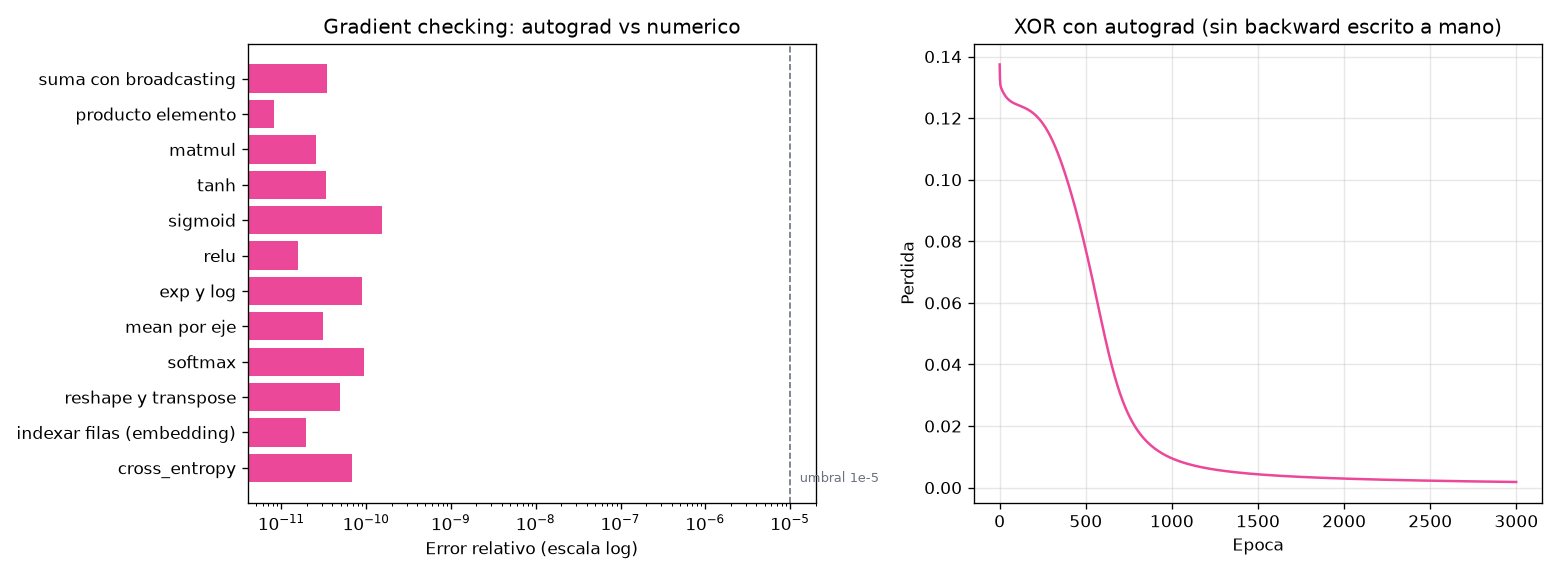

Python code for this plot:
"""
LECCION 4.1 - AUTOGRAD: EL BACKWARD AUTOMATICO
==============================================

Objetivo: dejar de escribir el backward a mano.

En la 1.3 escribiste el backward de una red de 2 capas linea por linea
(dA2, dZ2, dW2...). En la 3.5 y la 3.6 lo hiciste otra vez para la RNN
y para la atencion, y cada vez hubo que verificarlo con gradient
checking porque es facil equivocarse. Un transformer tiene decenas de
operaciones: escribir su backward a mano no es practico.

La idea de AUTOGRAD (diferenciacion automatica):
  1. Cada operacion del forward ANOTA de donde salio su resultado.
     Asi el forward construye un GRAFO de calculo.
  2. Cada operacion sabe su propia derivada LOCAL (la suma pasa el
     gradiente igual, la multiplicacion lo multiplica por el otro
     factor, tanh por 1 - t^2...).
  3. backward() recorre el grafo al reves aplicando la regla de la
     cadena: gradiente que llega x derivada local.
Es lo que hacen PyTorch, JAX y TensorFlow. Aqui lo construimos con
escalares (clase Valor) y luego con arrays (mini_autograd.py).
"""

import time

import matplotlib.pyplot as plt
import numpy as np

from mini_autograd import Tensor, cross_entropy, parametros_en_cero

np.random.seed(42)


# ============================================================
# PARTE 1: UN NUMERO QUE RECUERDA DE DONDE VIENE
# ============================================================
# Un Valor guarda su numero (dato), su gradiente (grad), los Valores de
# los que salio (previos) y una funcion _atras que reparte el gradiente
# hacia ellos.

class Valor:
    def __init__(self, dato, previos=(), op="", nombre=""):
        self.dato = dato
        self.grad = 0.0
        self.previos = previos
        self.op = op
        self.nombre = nombre
        self._atras = lambda: None

    def __repr__(self):
        return f"Valor({self.nombre}={self.dato:.4f}, grad={self.grad:.4f})"

    def __add__(self, otro):
        otro = otro if isinstance(otro, Valor) else Valor(otro)
        salida = Valor(self.dato + otro.dato, (self, otro), "+")

        def _atras():
            self.grad += 1.0 * salida.grad             # d(a+b)/da = 1
            otro.grad += 1.0 * salida.grad             # d(a+b)/db = 1
        salida._atras = _atras
        return salida

    def __mul__(self, otro):
        otro = otro if isinstance(otro, Valor) else Valor(otro)
        salida = Valor(self.dato * otro.dato, (self, otro), "*")

        def _atras():
            self.grad += otro.dato * salida.grad       # d(a*b)/da = b
            otro.grad += self.dato * salida.grad       # d(a*b)/db = a
        salida._atras = _atras
        return salida

    def tanh(self):
        t = np.tanh(self.dato)
        salida = Valor(t, (self,), "tanh")

        def _atras():
            self.grad += (1 - t ** 2) * salida.grad    # derivada de tanh (leccion 1.5)
        salida._atras = _atras
        return salida

    def backward(self):
        # orden topologico: cada nodo aparece DESPUES de los nodos de los que depende
        orden, visitados = [], set()

        def construir(v):
            if v not in visitados:
                visitados.add(v)
                for p in v.previos:
                    construir(p)
                orden.append(v)
        construir(self)

        self.grad = 1.0                                # dL/dL = 1
        for v in reversed(orden):                      # de la salida hacia las entradas
            v._atras()


# Una neurona con 2 entradas: L = tanh(x1*w1 + x2*w2 + b)
x1, x2 = Valor(2.0, nombre="x1"), Valor(0.0, nombre="x2")
w1, w2 = Valor(-3.0, nombre="w1"), Valor(1.0, nombre="w2")
b = Valor(6.8813735870195432, nombre="b")
z = x1 * w1 + x2 * w2 + b
z.nombre = "z"
L = z.tanh()
L.nombre = "L"
L.backward()

print("PARTE 1: una neurona escalar")
print(f"  z = {z.dato:.4f}   L = tanh(z) = {L.dato:.4f}")
for v in [w1, w2, b, x1, x2]:
    print(f"  dL/d{v.nombre} = {v.grad:+.4f}")

# Comprobacion a mano con la regla de la cadena:
#   dL/dz = 1 - tanh(z)^2,  dL/dw1 = dL/dz * x1,  dL/dw2 = dL/dz * x2
dL_dz = 1 - L.dato ** 2
print(f"  A mano: dL/dz = {dL_dz:.4f}, dL/dw1 = {dL_dz * x1.dato:+.4f}, dL/dw2 = {dL_dz * x2.dato:+.4f}")


# ============================================================
# PARTE 2: POR QUE "+=": UN VALOR USADO DOS VECES
# ============================================================
# Si un valor se usa en dos lugares, recibe gradiente por los dos caminos
# y hay que SUMARLOS (es la regla de la cadena multivariable). Con "="
# el segundo camino pisaria al primero.

a = Valor(3.0, nombre="a")
f = a * a + a                                      # f = a^2 + a  ->  df/da = 2a + 1 = 7
f.backward()
print(f"\nPARTE 2: f = a*a + a con a = 3  ->  df/da = {a.grad} (esperado 2*3 + 1 = 7)")


# ============================================================
# PARTE 3: LO MISMO CON ARRAYS (mini_autograd.py)
# ============================================================
# Un Tensor es un Valor que guarda un array entero. Las reglas son las
# mismas, pero cada operacion de matrices tiene su derivada "en bloque"
# (la de X @ W es la de la 1.3: X.T @ delta). Lo comprobamos operacion
# por operacion contra el gradiente numerico (gradient checking, 1.3):
#     dL/dx ~ (L(x + h) - L(x - h)) / 2h

def gradiente_numerico(f, x, h=1e-5):
    g = np.zeros_like(x)
    for i in np.ndindex(x.shape):
        viejo = x[i]
        x[i] = viejo + h
        mas = f(x)
        x[i] = viejo - h
        menos = f(x)
        x[i] = viejo
        g[i] = (mas - menos) / (2 * h)
    return g


def comprobar(nombre, construir, forma):
    """construir(t) arma una expresion con el Tensor t y devuelve un escalar."""
    x = np.random.randn(*forma)
    t = Tensor(x.copy())
    construir(t).backward()
    num = gradiente_numerico(lambda arr: construir(Tensor(arr)).data.item(), x.copy())
    error = np.max(np.abs(t.grad - num)) / (np.max(np.abs(num)) + 1e-12)
    print(f"  {nombre:<28} error relativo = {error:.1e}")
    return error


M = np.random.randn(4, 3)
pesos_s = np.random.randn(5, 4)
print("\nPARTE 3: gradient checking de cada operacion")
pruebas = {
    "suma con broadcasting": (lambda t: ((t + Tensor(np.ones(3))) ** 2).sum(), (5, 3)),
    "producto elemento": (lambda t: (t * Tensor(M)).sum(), (4, 3)),
    "matmul": (lambda t: ((t @ Tensor(M)) ** 2).sum(), (5, 4)),
    "tanh": (lambda t: t.tanh().sum(), (3, 4)),
    "sigmoid": (lambda t: t.sigmoid().sum(), (3, 4)),
    "relu": (lambda t: (t.relu() * Tensor(M)).sum(), (4, 3)),
    "exp y log": (lambda t: (t.exp() + 1.0).log().sum(), (3, 4)),
    "mean por eje": (lambda t: (t.mean(axis=1) ** 2).sum(), (4, 3)),
    "softmax": (lambda t: (t.softmax() * Tensor(pesos_s)).sum(), (5, 4)),
    "reshape y transpose": (lambda t: (t.reshape(4, 3).transpose(1, 0) @ Tensor(M)).sum(), (2, 6)),
    "indexar filas (embedding)": (lambda t: (t[np.array([0, 2, 2, 1])] ** 2).sum(), (3, 4)),
    "cross_entropy": (lambda t: cross_entropy(t, np.array([1, 0, 3, 2, 2])), (5, 4)),
}
errores = {nombre: comprobar(nombre, f, forma) for nombre, (f, forma) in pruebas.items()}


# ============================================================
# PARTE 4: LA RED XOR DE LA 1.3, SIN ESCRIBIR EL BACKWARD
# ============================================================
# La misma red (2 -> 4 sigmoid -> 1 sigmoid), la misma perdida
# (1/2 * promedio del error al cuadrado) y la misma tasa. Solo el
# forward: los gradientes los calcula backward().

def generar_datos_xor(n_por_nube=50, dispersion=0.15):
    centros = np.array([[0.0, 0.0], [1.0, 1.0], [0.0, 1.0], [1.0, 0.0]])
    etiquetas = [0, 0, 1, 1]
    nubes = [np.random.randn(n_por_nube, 2) * dispersion + c for c in centros]
    X = np.vstack(nubes)
    y = np.hstack([np.full(n_por_nube, e, dtype=float) for e in etiquetas])
    indices = np.random.permutation(len(X))
    return X[indices], y[indices]


X, y = generar_datos_xor()
Y = y.reshape(-1, 1)

W1 = Tensor(np.random.randn(2, 4), nombre="W1")
b1 = Tensor(np.zeros(4), nombre="b1")
W2 = Tensor(np.random.randn(4, 1), nombre="W2")
b2 = Tensor(np.zeros(1), nombre="b2")
parametros = [W1, b1, W2, b2]


def forward(X):
    a1 = (Tensor(X) @ W1 + b1).sigmoid()
    return (a1 @ W2 + b2).sigmoid()


def perdida(a2, Y):
    return ((a2 - Y) ** 2).mean() * 0.5


# El backward manual de la 1.3, para comparar en el primer paso
def backward_manual(X, Y):
    a1 = 1 / (1 + np.exp(-(X @ W1.data + b1.data)))
    a2 = 1 / (1 + np.exp(-(a1 @ W2.data + b2.data)))
    dZ2 = (a2 - Y) / len(Y) * a2 * (1 - a2)
    dZ1 = dZ2 @ W2.data.T * a1 * (1 - a1)
    return [X.T @ dZ1, dZ1.sum(axis=0), a1.T @ dZ2, dZ2.sum(axis=0)]


TASA, EPOCAS = 2.0, 3000
historial = []
inicio = time.time()
for epoca in range(EPOCAS):
    parametros_en_cero(parametros)                 # los gradientes se ACUMULAN: hay que limpiarlos
    a2 = forward(X)
    L = perdida(a2, Y)
    L.backward()
    if epoca == 0:
        manual = backward_manual(X, Y)
        dif = max(np.max(np.abs(p.grad - m)) for p, m in zip(parametros, manual))
        print(f"\nPARTE 4: diferencia autograd vs backward manual de la 1.3 = {dif:.1e}")
    for p in parametros:
        p.data -= TASA * p.grad
    historial.append(L.data.item())
    if epoca % 500 == 0:
        exactitud = np.mean((a2.data > 0.5) == Y)
        print(f"  Epoca {epoca:4d} | perdida={historial[-1]:.5f} | accuracy={exactitud:.2%}")
duracion = time.time() - inicio
exactitud = np.mean((forward(X).data > 0.5) == Y)
print(f"  Final: perdida={historial[-1]:.5f}, accuracy={exactitud:.2%}, {duracion:.2f} s")


# ============================================================
# PARTE 5: CUANTO CUESTA LA COMODIDAD
# ============================================================
# Autograd crea un objeto por operacion y recorre el grafo en Python.
# Medimos el tiempo de un paso (forward + backward) contra el manual.

def tiempo(fn, repeticiones=2000):
    t0 = time.perf_counter()
    for _ in range(repeticiones):
        fn()
    return (time.perf_counter() - t0) / repeticiones * 1e6


def paso_auto():
    parametros_en_cero(parametros)
    perdida(forward(X), Y).backward()


t_auto = tiempo(paso_auto)
t_manual = tiempo(lambda: backward_manual(X, Y))
print(f"\nPARTE 5: un paso con autograd = {t_auto:.0f} us, manual = {t_manual:.0f} us "
      f"({t_auto / t_manual:.1f} veces mas lento)")


# ============================================================
# PARTE 6: GRAFICOS
# ============================================================
fig, (ax1, ax2) = plt.subplots(1, 2, figsize=(13, 4.8))

nombres = list(errores)
ax1.barh(nombres, [max(e, 1e-16) for e in errores.values()], color="#EC4899")
ax1.set_xscale("log")
ax1.axvline(1e-5, color="#6B7280", linestyle="--", linewidth=1)
ax1.text(1.3e-5, len(nombres) - 0.6, "umbral 1e-5", fontsize=8, color="#6B7280")
ax1.invert_yaxis()
ax1.set_title("Gradient checking: autograd vs numerico")
ax1.set_xlabel("Error relativo (escala log)")

ax2.plot(historial, color="#EC4899")
ax2.set_title("XOR con autograd (sin backward escrito a mano)")
ax2.set_xlabel("Epoca")
ax2.set_ylabel("Perdida")
ax2.grid(alpha=0.3)

plt.tight_layout()
plt.savefig("19_autograd.png", dpi=120)
print("\nGrafico guardado en: 19_autograd.png")
print("Abriendo ventana con el grafico... (cierrala para que el script termine)")
plt.show()


# ============================================================
# CONCEPTOS CLAVE
# ============================================================
print("""
CONCEPTOS CLAVE DE ESTA LECCION:
1. El forward construye un grafo: cada resultado recuerda de donde salio
2. Cada operacion solo conoce su derivada LOCAL; backward() las encadena
   recorriendo el grafo en orden topologico inverso
3. Los gradientes se SUMAN (+=) cuando un valor se usa mas de una vez;
   por eso hay que ponerlos en cero antes de cada paso
4. Con arrays, cada operacion tiene su derivada en bloque (X.T @ delta,
   suma sobre el eje del broadcasting...)
5. Da exactamente los mismos gradientes que el backward manual de la 1.3,
   a cambio de algo de velocidad

EXPERIMENTOS SUGERIDOS:
- Quita parametros_en_cero(parametros) del bucle: que pasa con la perdida?
- Cambia los "+=" de __mul__ en Valor por "=" y vuelve a calcular f = a*a + a
- Agrega a Tensor una operacion nueva (por ejemplo, sqrt) con su _atras,
  y compruebala con comprobar()
""")
